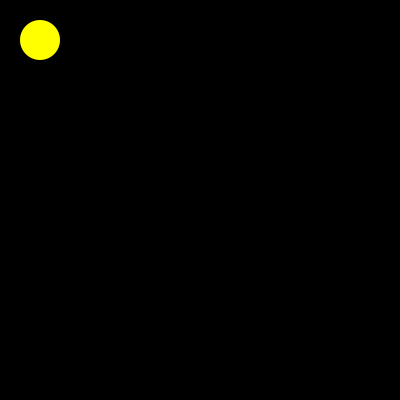
Frame 1 (no input)
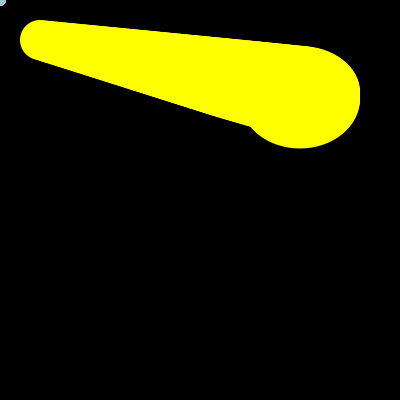
Frame 60 (the mouse pressed at the canvas centre just before this capture)
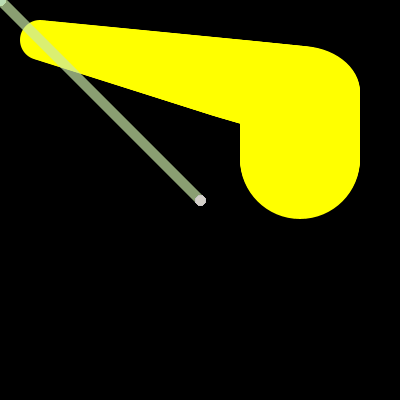
Frame 120 (the mouse held since frame 60 and released just before this capture)

The Processing sketch that drew these frames (run headless with seeded random() and noise(); from frame 60 on, the mouse is pressed at the canvas centre):

// Processing sketch: processing_5009
// ── processing_5009.pde

float r; //rood
float g; //groen
float b; //blauw
float a; //is alfa, de transparantheid 
 
float diam; 
float x; 
float y; 
 
int value = 255; 

int zonhori =40;
int zonverti =40;
int zonh =40;
int zonb =40;

//help --reference
 
void setup() { 
  size(400,400); 
  background(0); 
  smooth(); 

   
} 
void draw() { 
   fill (value); 
   noStroke();
  
 //zonnetje
fill(255,255,0);
ellipse(zonhori,zonverti,zonh,zonb);

zonhori =zonhori+5;
zonverti =zonverti+1;
zonh =zonh+2;
zonb =zonb+1;

if (zonhori > 300) {zonhori=300;}
if (zonh > 120) {zonh = 120;}
if (zonb > 120) {zonb = 120;}
if (zonverti > 370) {zonverti = 370;}
  
  stroke(r,g,b,a); 
  strokeWeight(10); 
  line(pmouseX,pmouseY,mouseX,mouseY); 
  //hiermee teken je een lijn van punt naar punt. p=previus
  
  r = random(111,255); 
  g = random(111,255); 
  b = random(111,255); 
  a = random(111,255); 
  diam = random(20); 
  x = random(width); 
  y = random(height); 
  //ellipse confetti 
  //noStroke(); 
  //fill(r,g,b,a); 
  //ellipse(x,y,diam,diam); 
   
} 
void mousePressed() { 
  if (mouseButton == LEFT){ 
  background(255); 
} else if (mouseButton == RIGHT) { 
  rect(200,200,40,40); 
  
 
   
   
   //float is waar j iets in stopt. float l, dan kun je aan l een variabele geven. 
   //learningprocessing.org
   
 
   //bovenaan float step= waar hij begint. 
   //onder void draw 
   
   //step= step+1;
   // voor ander onderdelen step invullen met ander coorditnaten erbij.
   
   
   
   //if(x>100)
   //{speed = -1;
   //}
   //if(x>400|| x <8)
   //{ speed = speed * -1;
   //}
   
} 
} 
